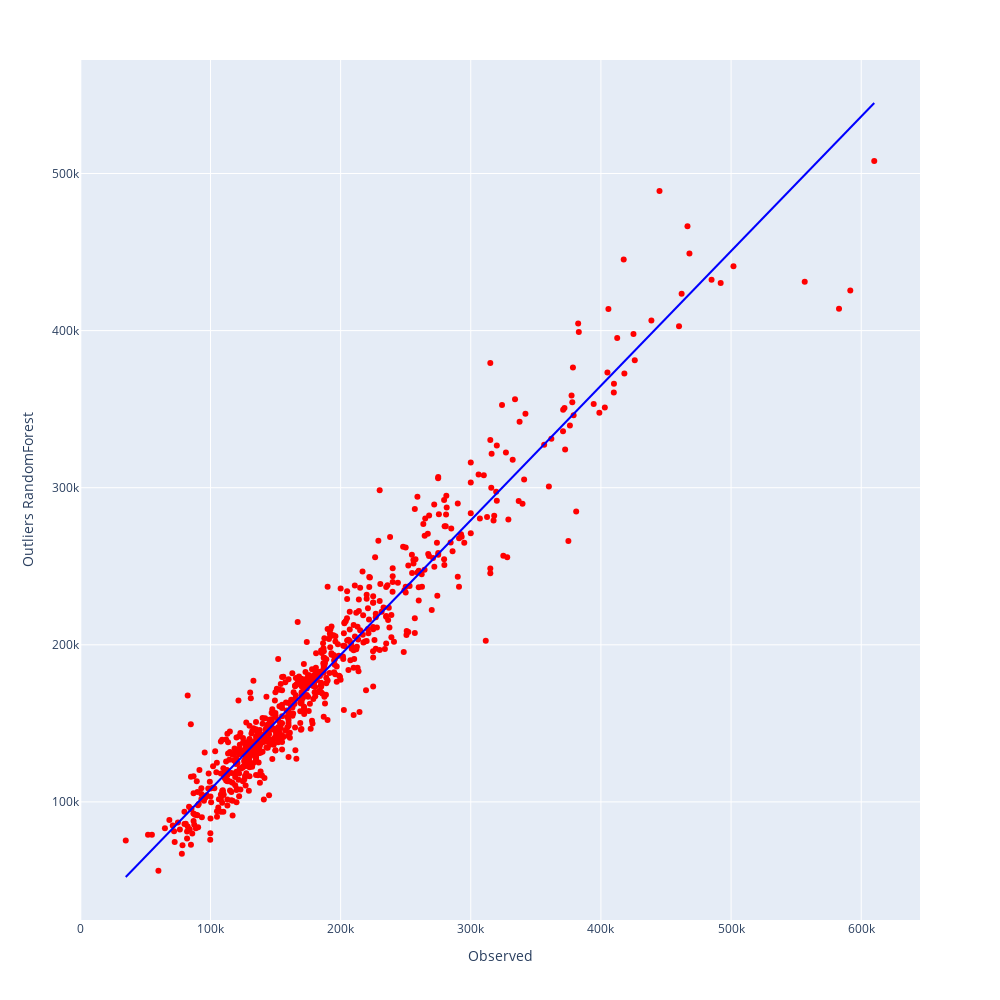

Notebook code for this chart:
### Markdown cell above
## Outliers Random Forest - Visualizziamo i valori predetti vs i valori reali osservati

### Code cell
fig =px.scatter(results, x="Observed", y="Outliers RandomForest", hover_data=["id"],color_discrete_sequence=['red'],trendline="ols",trendline_color_override='blue',height=1000, width=1000)
fig.show()

### Figure 1 — Plotly figure (JSON) as saved in the notebook; plotly's stock layout.template omitted (floating-point values rounded to 4 significant figures; data arrays with more than 128 entries replaced by an {"elided": "..."} marker saying what was removed)
{"data": [{"customdata": {"elided": "733x1 int values"}, "hovertemplate": "Observed=%{x}<br>Outliers RandomForest=%{y}<br>id=%{customdata[0]}<extra></extra>", "legendgroup": "", "marker": {"color": "red", "symbol": "circle"}, "mode": "markers", "name": "", "orientation": "v", "showlegend": false, "type": "scatter", "x": {"elided": "733 int values"}, "xaxis": "x", "y": {"elided": "733 float values"}, "yaxis": "y"}, {"hovertemplate": "<b>OLS trendline</b><br>Outliers RandomForest = 0.856709 * Observed + 22284.3<br>R<sup>2</sup>=0.933366<br><br>Observed=%{x}<br>Outliers RandomForest=%{y} <b>(trend)</b><extra></extra>", "legendgroup": "", "line": {"color": "blue"}, "marker": {"color": "red", "symbol": "circle"}, "mode": "lines", "name": "", "showlegend": false, "type": "scatter", "x": {"elided": "733 int values"}, "xaxis": "x", "y": {"elided": "733 float values"}, "yaxis": "y"}], "layout": {"height": 1000, "legend": {"tracegroupgap": 0}, "margin": {"t": 60}, "width": 1000, "xaxis": {"anchor": "y", "domain": [0, 1], "title": {"text": "Observed"}}, "yaxis": {"anchor": "x", "domain": [0, 1], "title": {"text": "Outliers RandomForest"}}}}
